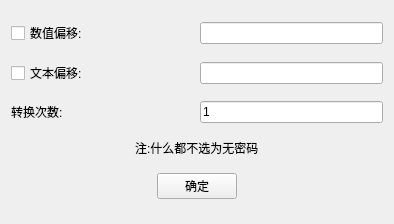
<?xml version="1.0" encoding="UTF-8"?>
<ui version="4.0">
 <class>password_window</class>
 <widget class="QWidget" name="password_window">
  <property name="geometry">
   <rect>
    <x>0</x>
    <y>0</y>
    <width>394</width>
    <height>224</height>
   </rect>
  </property>
  <property name="windowTitle">
   <string>Form</string>
  </property>
  <layout class="QVBoxLayout" name="verticalLayout">
   <item>
    <layout class="QHBoxLayout" name="horizontalLayout" stretch="1,1">
     <item>
      <widget class="QCheckBox" name="normal_password_checkbox">
       <property name="text">
        <string>数值偏移:</string>
       </property>
      </widget>
     </item>
     <item>
      <widget class="QLineEdit" name="normal_password_edit">
       <property name="echoMode">
        <enum>QLineEdit::Normal</enum>
       </property>
       <property name="cursorPosition">
        <number>0</number>
       </property>
      </widget>
     </item>
    </layout>
   </item>
   <item>
    <layout class="QHBoxLayout" name="horizontalLayout_5" stretch="1,1">
     <item>
      <widget class="QCheckBox" name="pytext_checkbox">
       <property name="text">
        <string>文本偏移:</string>
       </property>
      </widget>
     </item>
     <item>
      <widget class="QLineEdit" name="pytext_edit"/>
     </item>
    </layout>
   </item>
   <item>
    <layout class="QHBoxLayout" name="horizontalLayout_4" stretch="5,5">
     <item>
      <widget class="QLabel" name="times_text">
       <property name="text">
        <string>转换次数:</string>
       </property>
      </widget>
     </item>
     <item>
      <widget class="QLineEdit" name="times_edit">
       <property name="sizePolicy">
        <sizepolicy hsizetype="Minimum" vsizetype="Fixed">
         <horstretch>0</horstretch>
         <verstretch>0</verstretch>
        </sizepolicy>
       </property>
       <property name="text">
        <string>1</string>
       </property>
      </widget>
     </item>
    </layout>
   </item>
   <item>
    <layout class="QHBoxLayout" name="horizontalLayout_3">
     <item>
      <widget class="QLabel" name="label_2">
       <property name="sizePolicy">
        <sizepolicy hsizetype="Fixed" vsizetype="Fixed">
         <horstretch>0</horstretch>
         <verstretch>0</verstretch>
        </sizepolicy>
       </property>
       <property name="text">
        <string>注:什么都不选为无密码</string>
       </property>
      </widget>
     </item>
    </layout>
   </item>
   <item>
    <layout class="QHBoxLayout" name="horizontalLayout_2">
     <item>
      <widget class="QPushButton" name="pushButton">
       <property name="sizePolicy">
        <sizepolicy hsizetype="Fixed" vsizetype="Fixed">
         <horstretch>0</horstretch>
         <verstretch>0</verstretch>
        </sizepolicy>
       </property>
       <property name="text">
        <string>确定</string>
       </property>
      </widget>
     </item>
    </layout>
   </item>
  </layout>
 </widget>
 <resources/>
 <connections/>
</ui>
